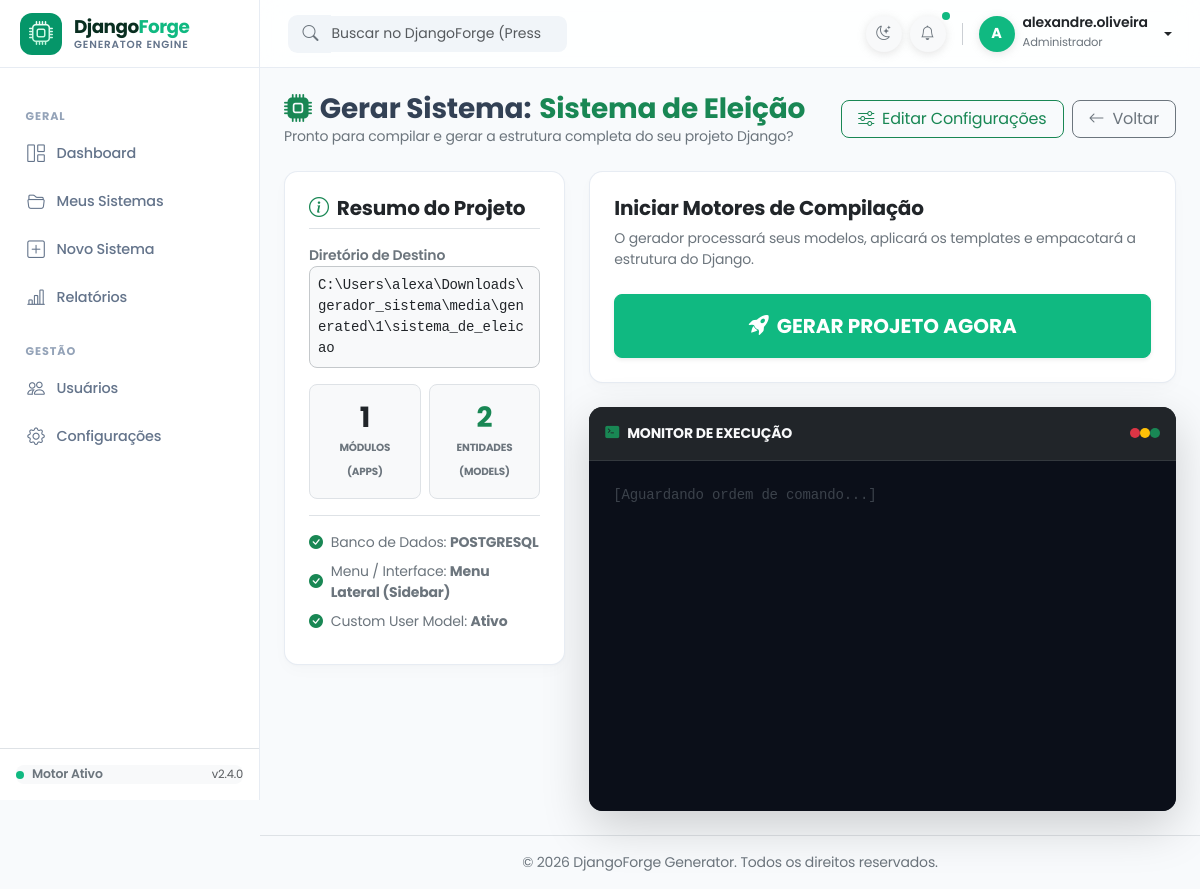
Screenshot of /gerar/2/ (signed in) with the database file from the repository.
### sistema/models.py (models this page shows, shortened)
class Sistema(models.Model):
    BD_CHOICES = [("sqlite3", "SQLite"), ("postgresql", "PostgreSQL"), ("mysql", "MySQL"), ("sqlserver", "SQL Server"), ("oracle", "Oracle")]
    MENU_CHOICES = [("lateral", "Menu Lateral (Sidebar)"), ("superior", "Menu Superior (Navbar)")]
    usuario = models.ForeignKey(User, on_delete=models.CASCADE)
    nome = models.CharField(max_length=100, unique=True, verbose_name="Nome do Sistema")
    descricao = models.TextField(blank=True, verbose_name="Descrição")
    caminho_geracao = models.CharField(max_length=255, blank=True, verbose_name="Pasta onde gerar o projeto")
    banco_dados = models.CharField(max_length=50, choices=BD_CHOICES, default="sqlite3", verbose_name="Banco de dados")
    tipo_menu = models.CharField(max_length=20, choices=MENU_CHOICES, default="lateral", verbose_name="Estilo do Menu")
    usar_custom_user = models.BooleanField(default=True, verbose_name="Gerar Custom User Model?")
    gerar_api_rest = models.BooleanField(default=False, verbose_name="Configurar Django Rest Framework?")
    gerar_docker = models.BooleanField(default=False, verbose_name="Gerar Dockerfile e docker-compose?")
    usar_auditoria = models.BooleanField(default=False, verbose_name="Usar Auditoria?")
    slug = models.SlugField(max_length=100)
    arquivo_zip = models.FileField(upload_to="sistemas_zip/", null=True, blank=True)
    atualizado_em = models.DateTimeField(auto_now=True)
    class Meta:
        verbose_name = "Sistema"
        verbose_name_plural = "Sistemas"

### sistema/views.py (the view)
# urls.py: path('gerar/<int:pk>/', views.gerar_sistema_view, name='gerar_sistema'),
def gerar_sistema_view(request, pk):
    sistema = get_object_or_404(Sistema, pk=pk)
    total_entidades = Entidade.objects.filter(modulo__sistema=sistema).count()
    context = {
        'sistema': sistema,
        'total_entidades': total_entidades,
    }
    return render(request, 'sistema/gerar_sistema.html', context)

### sistema/templates/sistema/gerar_sistema.html (shortened to what this page needs)
{% extends 'base.html' %}
{% load static %}
{% block content %}
<div class="container-fluid p-0">
  <div class="d-flex flex-column flex-md-row justify-content-between align-items-md-center mb-4 gap-3">
    <div>
      <h3 class="fw-bold m-0 tracking-tight d-flex align-items-center gap-2">
        <i class="bi bi-cpu-fill text-success"></i>
        <span>Gerar Sistema:</span>
        <span class="text-success">{{ sistema.nome }}</span>
      </h3>
      <p class="text-secondary m-0 small">
        Pronto para compilar e gerar a estrutura completa do seu projeto Django?
      </p>
    </div>
    <div class="d-flex gap-2">
      <a href="{% url 'sistema:editar_sistema' sistema.pk %}" class="btn btn-outline-success rounded-3 px-3">
        <i class="bi bi-sliders me-1"></i> Editar Configurações
      </a>
      <a href="{% url 'sistema:lista' %}" class="btn btn-outline-secondary rounded-3 px-3">
        <i class="bi bi-arrow-left me-1"></i> Voltar
      </a>
    </div>
  </div>
  <div class="row g-4">
    <div class="col-lg-4">
      <div class="card card-modern sticky-top" style="top: 85px;">
        <div class="card-body p-4">
          <h5 class="fw-bold mb-3 border-bottom pb-2 d-flex align-items-center gap-2">
            <i class="bi bi-info-circle text-success"></i> Resumo do Projeto
          </h5>
          <div class="mb-3">
            <label class="small text-secondary fw-semibold d-block">Diretório de Destino</label>
            <code class="text-break small text-body bg-body-tertiary p-2 rounded-3 d-block border border-secondary-subtle">
              {{ sistema.caminho_geracao|default:"Geração no pacote .ZIP estático" }}
            </code>
          </div>
          <div class="row g-2 mb-3">
            <div class="col-6">
              <div class="p-3 bg-body-tertiary border rounded-3 text-center">
                <h3 class="fw-bold mb-0 text-body">{{ sistema.modulos.count }}</h3>
                <small class="text-secondary text-uppercase fw-bold" style="font-size: 0.65rem;">Módulos (Apps)</small>
              </div>
            </div>
            <div class="col-6">
              <div class="p-3 bg-body-tertiary border rounded-3 text-center">
                <h3 class="fw-bold mb-0 text-success">{{ total_entidades|default:"0" }}</h3>
                <small class="text-secondary text-uppercase fw-bold" style="font-size: 0.65rem;">Entidades (Models)</small>
              </div>
            </div>
          </div>
          <ul class="list-unstyled small text-secondary mb-0 border-top pt-3">
            <li class="mb-2 d-flex align-items-center gap-2">
              <i class="bi bi-check-circle-fill text-success"></i>
              <span>Banco de Dados: <strong>{{ sistema.get_banco_dados_display|upper }}</strong></span>
            </li>
            <li class="mb-2 d-flex align-items-center gap-2">
              <i class="bi bi-check-circle-fill text-success"></i>
              <span>Menu / Interface: <strong>{{ sistema.get_tipo_menu_display }}</strong></span>
            </li>
            {% if sistema.usar_custom_user %}
              <li class="mb-2 d-flex align-items-center gap-2">
                <i class="bi bi-check-circle-fill text-success"></i>
                <span>Custom User Model: <strong>Ativo</strong></span>
              </li>
            {% endif %}
          </ul>
        </div>
      </div>
    </div>
    <div class="col-lg-8">
      <div class="card card-modern mb-4">
        <div class="card-body p-4">
          <h5 class="fw-bold mb-2">Iniciar Motores de Compilação</h5>
          <p class="text-secondary small mb-4">
            O gerador processará seus modelos, aplicará os templates e empacotará a estrutura do Django.
          </p>
          <div class="d-grid gap-2">
            <button type="button"
                    id="btn-gerar"
                    onclick="iniciarGeracao({{ sistema.pk }})"
                    class="btn btn-primary btn-lg shadow-sm py-3 fw-bold rounded-3 d-flex align-items-center justify-content-center gap-2">
              <i class="bi bi-rocket-takeoff-fill"></i>
              <span>GERAR PROJETO AGORA</span>
            </button>
          </div>
        </div>
      </div>
      <div class="card card-modern bg-dark border-0 shadow-lg overflow-hidden">
        <div class="card-header bg-dark border-secondary border-opacity-25 py-3 d-flex justify-content-between align-items-center">
          <span class="text-light small fw-bold d-flex align-items-center gap-2">
            <i class="bi bi-terminal-fill text-success"></i> MONITOR DE EXECUÇÃO
          </span>
          <div class="d-flex gap-1.5">
            <div class="bg-danger rounded-circle" style="width: 10px; height: 10px;"></div>
            <div class="bg-warning rounded-circle" style="width: 10px; height: 10px;"></div>
            <div class="bg-success rounded-circle" style="width: 10px; height: 10px;"></div>
          </div>
        </div>
        <div class="card-body p-0">
          <div id="log-monitor"
               style="height:350px; overflow-y:auto; font-family: 'Fira Code', 'Courier New', monospace; font-size:0.875rem; background-color: #0b0f19;"
               class="p-4 text-success">
            <div class="text-secondary opacity-50">[Aguardando ordem de comando...]</div>
          </div>
        </div>
      </div>
    </div>
  </div>
</div>
{% endblock %}

### templates/base.html (shortened to what this page needs)
{% load static %}
<!DOCTYPE html>
<html lang="pt-br" data-bs-theme="light">
<head>
  <link href="https://cdn.jsdelivr.net/npm/bootstrap@5.3.3/dist/css/bootstrap.min.css" rel="stylesheet">
  <link rel="stylesheet" href="https://cdn.jsdelivr.net/npm/bootstrap-icons@1.11.3/font/bootstrap-icons.min.css">
</head>
<body>
  <aside class="sidebar" id="sidebar">
    <a href="{% url 'sistema:dashboard' %}" class="sidebar-brand-forge">
      <div class="forge-icon-wrapper">
        <i class="bi bi-cpu fs-4"></i>
      </div>
      <div class="brand-text-container">
        <span class="brand-title">
          <span class="django-prefix">Django</span><span class="forge-suffix">Forge</span>
        </span>
        <span class="brand-tagline">Generator Engine</span>
      </div>
    </a>
    <div class="sidebar-nav">
      {% block sidebar %}
      <div class="sidebar-heading">Geral</div>
      <a href="{% url 'sistema:dashboard' %}" class="nav-link-custom {% if request.resolver_match.url_name == 'dashboard' %}active{% endif %}">
        <i class="bi bi-grid-1x2"></i>
        <span>Dashboard</span>
      </a>
      <a href="{% url 'sistema:lista' %}" class="nav-link-custom {% if request.resolver_match.url_name == 'lista' %}active{% endif %}">
        <i class="bi bi-folder2-open"></i>
        <span>Meus Sistemas</span>
      </a>
      <a href="{% url 'sistema:criar' %}" class="nav-link-custom {% if request.resolver_match.url_name == 'criar' %}active{% endif %}">
        <i class="bi bi-plus-square"></i>
        <span>Novo Sistema</span>
      </a>
      <a href="{% url 'sistema:analytics' %}" class="nav-link-custom {% if request.resolver_match.url_name == 'analytics' %}active{% endif %}">
        <i class="bi bi-bar-chart-line"></i>
        <span>Relatórios</span>
      </a>
      <div class="sidebar-heading">Gestão</div>
      <a href="{% url 'sistema:users' %}" class="nav-link-custom {% if 'users' in request.path %}active{% endif %}">
        <i class="bi bi-people"></i>
        <span>Usuários</span>
      </a>
      <a href="{% url 'sistema:settings' %}" class="nav-link-custom {% if 'settings' in request.path %}active{% endif %}">
        <i class="bi bi-gear"></i>
        <span>Configurações</span>
      </a>
      {% endblock sidebar %}
    </div>
    <div class="p-3 border-top border-translucent">
      <div class="p-2.5 rounded-3 bg-body-tertiary d-flex align-items-center justify-content-between">
        <div class="d-flex align-items-center gap-2">
          <span class="p-1 rounded-circle d-inline-block" style="background-color: var(--django-emerald);"></span>
          <span class="small fw-semibold text-secondary" style="font-size: 0.78rem;">Motor Ativo</span>
        </div>
        <small class="text-muted" style="font-size: 0.72rem;">v2.4.0</small>
      </div>
    </div>
  </aside>
  <div class="main-wrapper">
    <header class="topbar">
      <div class="d-flex align-items-center gap-3">
        <form class="d-none d-md-flex search-box" role="search" action="{% url 'sistema:search' %}" method="GET">
          <div class="input-group">
            <span class="input-group-text text-secondary">
              <i class="bi bi-search"></i>
            </span>
            <input class="form-control ps-0" type="search" name="q" placeholder="Buscar no DjangoForge (Pressione '/')..." aria-label="Search">
          </div>
        </form>
      </div>
      <div class="d-flex align-items-center gap-2">
        <button class="btn btn-icon btn-light border-0 icon-circle p-2 text-secondary" id="themeToggleBtn" type="button" title="Alternar Tema">
          <i class="bi bi-moon-stars" id="themeIcon"></i>
        </button>
        <div class="dropdown">
          <button class="btn btn-icon btn-light border-0 icon-circle p-2 position-relative text-secondary" type="button" data-bs-toggle="dropdown">
            <i class="bi bi-bell"></i>
            <span class="position-absolute top-0 start-100 translate-middle p-1 rounded-circle" style="background-color: var(--django-emerald);"></span>
          </button>
        </div>
        {% if user.is_authenticated %}
        <div class="dropdown">
          <a href="#" class="d-flex align-items-center text-decoration-none dropdown-toggle gap-2 text-body" data-bs-toggle="dropdown">
            <div class="icon-circle-green">
              {{ user.first_name|default:user.username|slice:":1"|upper }}
            </div>
            <div class="d-none d-sm-block text-start pe-1">
              <div class="fw-semibold lh-1" style="font-size: 0.875rem;">{{ user.get_full_name|default:user.username }}</div>
              <small class="text-secondary" style="font-size: 0.72rem;">{% if user.is_superuser %}Administrador{% else %}Operador{% endif %}</small>
            </div>
          </a>
        </div>
        {% else %}
        <a href="{% url 'login' %}" class="btn btn-primary btn-sm rounded-3 px-3">Entrar</a>
        {% endif %}
      </div>
    </header>
    <main class="p-3 p-md-4 flex-grow-1">
      {% block content %}{% endblock content %}
    </main>
    <footer class="p-3 text-center text-secondary border-top border-translucent small">
      &copy; {% now "Y" %} DjangoForge Generator. Todos os direitos reservados.
    </footer>
  </div>
</body>
</html>

### rows the page displays
Sistema: nome "Sistema de Eleição", caminho_geracao "C:\\Users\\alexa\\Downloads\\gerador_sistema\\media\\generated\\1\\sistema_de_eleicao", modulos.count "1", banco_dados "POSTGRESQL", tipo_menu "Menu Lateral (Sidebar)"

### other values shown
{{ user.first_name|default:user.username|slice:":1"|upper }} "A"
{{ user.get_full_name|default:user.username }} "alexandre.oliveira"
{{ total_entidades|default:"0" }} "2"
